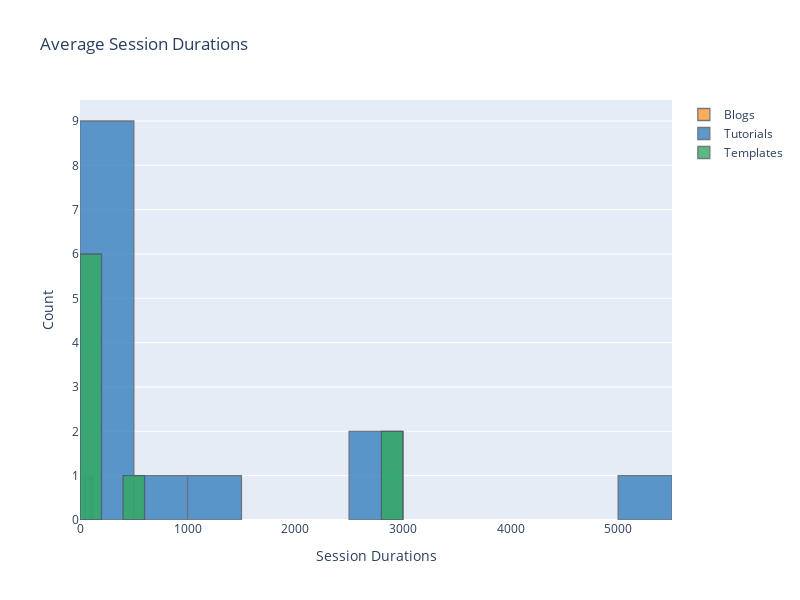

The cell this chart's notebook holds for it:
### Code cell
layout = cf.Layout(
    height = 600,
    width = 800,
    yaxis = dict(
        title = 'Count'),
    xaxis = dict(
        title = 'Session Durations'),
    title = 'Average Session Durations'
)

df["Blogs"]=df[df["Landing Page"]=="journal"]["Avg Session Duration"]
df["Tutorials"]=df[df["Landing Page"]=="tutorials"]["Avg Session Duration"]
df["Templates"]=df[df["Landing Page"]=="templates"]["Avg Session Duration"]
df[["Blogs","Tutorials","Templates"]].iplot(asFigure=True,kind="histogram", bins=20, theme="white", title="Average Session Durations",
         xTitle='Session Durations', yTitle='Count', layout=layout)

### Figure 1 — Plotly figure (JSON) as saved in the notebook; plotly's stock layout.template omitted (floating-point values rounded to 4 significant figures)
{"data": [{"histfunc": "count", "histnorm": "", "marker": {"color": "rgba(255, 153, 51, 1.0)", "line": {"color": "#4D5663", "width": 1.3}}, "name": "Blogs", "nbinsx": 20, "opacity": 0.8, "orientation": "v", "type": "histogram", "x": [87.92, null, 48.8, 103.2, null, null, null, null, null, null, null, null, null, null, null, null, null, null, 123.4, null, null, null, null, null, null, null, null]}, {"histfunc": "count", "histnorm": "", "marker": {"color": "rgba(55, 128, 191, 1.0)", "line": {"color": "#4D5663", "width": 1.3}}, "name": "Tutorials", "nbinsx": 20, "opacity": 0.8, "orientation": "v", "type": "histogram", "x": [null, 41.9, null, null, null, null, 79.2, null, 87.53, 1334.0, null, 63.48, 549.5, 5210.0, 375.9, 432.5, 46.23, null, null, 41.35, null, null, 213.2, 2934, null, null, 2957]}, {"histfunc": "count", "histnorm": "", "marker": {"color": "rgba(50, 171, 96, 1.0)", "line": {"color": "#4D5663", "width": 1.3}}, "name": "Templates", "nbinsx": 20, "opacity": 0.8, "orientation": "v", "type": "histogram", "x": [null, null, null, null, 55.77, 192.5, null, 64.91, null, null, 87.6, null, null, null, null, null, null, 108.3, null, null, 584.3, 35.38, null, null, 2913, 2933, null]}], "layout": {"barmode": "overlay", "height": 600, "title": {"text": "Average Session Durations"}, "width": 800, "xaxis": {"autorange": true, "range": [0, 5500], "showspikes": false, "title": {"text": "Session Durations"}, "type": "linear"}, "yaxis": {"autorange": true, "range": [0, 9.474], "showspikes": false, "title": {"text": "Count"}}}}
